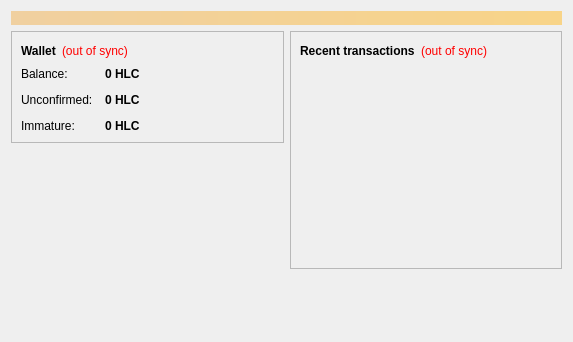
<?xml version="1.0" encoding="UTF-8"?>
<ui version="4.0">
 <class>OverviewPage</class>
 <widget class="QWidget" name="OverviewPage">
  <property name="geometry">
   <rect>
    <x>0</x>
    <y>0</y>
    <width>573</width>
    <height>342</height>
   </rect>
  </property>
  <property name="windowTitle">
   <string>Form</string>
  </property>
  <layout class="QVBoxLayout" name="topLayout">
   <item>
    <widget class="QLabel" name="labelAlerts">
     <property name="visible">
      <bool>false</bool>
     </property>
     <property name="styleSheet">
      <string notr="true">background-color: qlineargradient(x1: 0, y1: 0, x2: 1, y2: 0, stop:0 #F0D0A0, stop:1 #F8D488); color:#000000;</string>
     </property>
     <property name="wordWrap">
      <bool>true</bool>
     </property>
     <property name="margin">
      <number>3</number>
     </property>
    </widget>
   </item>
   <item>
    <layout class="QHBoxLayout" name="horizontalLayout" stretch="1,1">
     <item>
      <layout class="QVBoxLayout" name="verticalLayout_2">
       <item>
        <widget class="QFrame" name="frame">
         <property name="frameShape">
          <enum>QFrame::StyledPanel</enum>
         </property>
         <property name="frameShadow">
          <enum>QFrame::Raised</enum>
         </property>
         <layout class="QVBoxLayout" name="verticalLayout_4">
          <item>
           <layout class="QHBoxLayout" name="horizontalLayout_4">
            <item>
             <widget class="QLabel" name="label_5">
              <property name="font">
               <font>
                <weight>75</weight>
                <bold>true</bold>
               </font>
              </property>
              <property name="text">
               <string>Wallet</string>
              </property>
             </widget>
            </item>
            <item>
             <widget class="QLabel" name="labelWalletStatus">
              <property name="toolTip">
               <string>The displayed information may be out of date. Your wallet automatically synchronizes with the Hellascoin network after a connection is established, but this process has not completed yet.</string>
              </property>
              <property name="styleSheet">
               <string notr="true">QLabel { color: red; }</string>
              </property>
              <property name="text">
               <string notr="true">(out of sync)</string>
              </property>
              <property name="alignment">
               <set>Qt::AlignLeading|Qt::AlignLeft|Qt::AlignVCenter</set>
              </property>
             </widget>
            </item>
            <item>
             <spacer name="horizontalSpacer_2">
              <property name="orientation">
               <enum>Qt::Horizontal</enum>
              </property>
              <property name="sizeHint" stdset="0">
               <size>
                <width>40</width>
                <height>20</height>
               </size>
              </property>
             </spacer>
            </item>
           </layout>
          </item>
          <item>
           <layout class="QFormLayout" name="formLayout_2">
            <property name="fieldGrowthPolicy">
             <enum>QFormLayout::AllNonFixedFieldsGrow</enum>
            </property>
            <property name="horizontalSpacing">
             <number>12</number>
            </property>
            <property name="verticalSpacing">
             <number>12</number>
            </property>
            <item row="0" column="0">
             <widget class="QLabel" name="label">
              <property name="text">
               <string>Balance:</string>
              </property>
             </widget>
            </item>
            <item row="0" column="1">
             <widget class="QLabel" name="labelBalance">
              <property name="font">
               <font>
                <weight>75</weight>
                <bold>true</bold>
               </font>
              </property>
              <property name="cursor">
               <cursorShape>IBeamCursor</cursorShape>
              </property>
              <property name="toolTip">
               <string>Your current balance</string>
              </property>
              <property name="text">
               <string notr="true">0 HLC</string>
              </property>
              <property name="textInteractionFlags">
               <set>Qt::LinksAccessibleByMouse|Qt::TextSelectableByKeyboard|Qt::TextSelectableByMouse</set>
              </property>
             </widget>
            </item>
            <item row="1" column="0">
             <widget class="QLabel" name="label_3">
              <property name="text">
               <string>Unconfirmed:</string>
              </property>
             </widget>
            </item>
            <item row="1" column="1">
             <widget class="QLabel" name="labelUnconfirmed">
              <property name="font">
               <font>
                <weight>75</weight>
                <bold>true</bold>
               </font>
              </property>
              <property name="cursor">
               <cursorShape>IBeamCursor</cursorShape>
              </property>
              <property name="toolTip">
               <string>Total of transactions that have yet to be confirmed, and do not yet count toward the current balance</string>
              </property>
              <property name="text">
               <string notr="true">0 HLC</string>
              </property>
              <property name="textInteractionFlags">
               <set>Qt::LinksAccessibleByMouse|Qt::TextSelectableByKeyboard|Qt::TextSelectableByMouse</set>
              </property>
             </widget>
            </item>
            <item row="2" column="0">
             <widget class="QLabel" name="labelImmatureText">
              <property name="text">
               <string>Immature:</string>
              </property>
             </widget>
            </item>
            <item row="2" column="1">
             <widget class="QLabel" name="labelImmature">
              <property name="font">
               <font>
                <weight>75</weight>
                <bold>true</bold>
               </font>
              </property>
              <property name="toolTip">
               <string>Mined balance that has not yet matured</string>
              </property>
              <property name="text">
               <string notr="true">0 HLC</string>
              </property>
              <property name="textInteractionFlags">
               <set>Qt::LinksAccessibleByMouse|Qt::TextSelectableByKeyboard|Qt::TextSelectableByMouse</set>
              </property>
             </widget>
            </item>
           </layout>
          </item>
         </layout>
        </widget>
       </item>
       <item>
        <spacer name="verticalSpacer">
         <property name="orientation">
          <enum>Qt::Vertical</enum>
         </property>
         <property name="sizeHint" stdset="0">
          <size>
           <width>20</width>
           <height>40</height>
          </size>
         </property>
        </spacer>
       </item>
      </layout>
     </item>
     <item>
      <layout class="QVBoxLayout" name="verticalLayout_3">
       <item>
        <widget class="QFrame" name="frame_2">
         <property name="frameShape">
          <enum>QFrame::StyledPanel</enum>
         </property>
         <property name="frameShadow">
          <enum>QFrame::Raised</enum>
         </property>
         <layout class="QVBoxLayout" name="verticalLayout">
          <item>
           <layout class="QHBoxLayout" name="horizontalLayout_2">
            <item>
             <widget class="QLabel" name="label_4">
              <property name="text">
               <string>&lt;b&gt;Recent transactions&lt;/b&gt;</string>
              </property>
             </widget>
            </item>
            <item>
             <widget class="QLabel" name="labelTransactionsStatus">
              <property name="toolTip">
               <string>The displayed information may be out of date. Your wallet automatically synchronizes with the Hellascoin network after a connection is established, but this process has not completed yet.</string>
              </property>
              <property name="styleSheet">
               <string notr="true">QLabel { color: red; }</string>
              </property>
              <property name="text">
               <string notr="true">(out of sync)</string>
              </property>
              <property name="alignment">
               <set>Qt::AlignRight|Qt::AlignTrailing|Qt::AlignVCenter</set>
              </property>
             </widget>
            </item>
            <item>
             <spacer name="horizontalSpacer">
              <property name="orientation">
               <enum>Qt::Horizontal</enum>
              </property>
              <property name="sizeHint" stdset="0">
               <size>
                <width>40</width>
                <height>20</height>
               </size>
              </property>
             </spacer>
            </item>
           </layout>
          </item>
          <item>
           <widget class="QListView" name="listTransactions">
            <property name="styleSheet">
             <string notr="true">QListView { background: transparent; }</string>
            </property>
            <property name="frameShape">
             <enum>QFrame::NoFrame</enum>
            </property>
            <property name="verticalScrollBarPolicy">
             <enum>Qt::ScrollBarAlwaysOff</enum>
            </property>
            <property name="horizontalScrollBarPolicy">
             <enum>Qt::ScrollBarAlwaysOff</enum>
            </property>
            <property name="selectionMode">
             <enum>QAbstractItemView::NoSelection</enum>
            </property>
           </widget>
          </item>
         </layout>
        </widget>
       </item>
       <item>
        <spacer name="verticalSpacer_2">
         <property name="orientation">
          <enum>Qt::Vertical</enum>
         </property>
         <property name="sizeHint" stdset="0">
          <size>
           <width>20</width>
           <height>40</height>
          </size>
         </property>
        </spacer>
       </item>
      </layout>
     </item>
    </layout>
   </item>
  </layout>
 </widget>
 <resources/>
 <connections/>
</ui>
